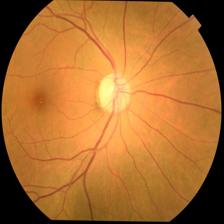
#> input picture EXP-10/dataset/test/glaucoma/Glaucoma1046.jpg, 224 x 224 px
$ python -i feature_extraction.py   (imports and definitions only)   (older library calls are emulated)
#> lines starting #> are read from the running program, lines starting #| are printed output that depends on the picture

import cv2
import numpy as np


def extract_features(img):
    # Input: normalized RGB image, shape (224, 224, 3)
    if img.shape != (224, 224, 3):
        raise ValueError(
            "Expected RGB image with shape (224, 224, 3)"
        )

    rgb = np.clip(img * 255, 0, 255).astype(np.uint8)
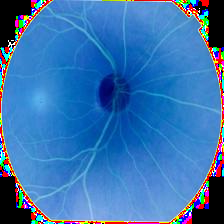
#> rgb: shape (224, 224, 3); mean R, G, B 57.5, 114.8, 175.2

    # 1. Color histograms: 32 bins x 3 channels = 96 features
    color_features = []

    for channel in range(3):
        hist = cv2.calcHist(
            [img.astype(np.float32)],
            [channel],
            None,
            [32],
            [0, 1]
        ).flatten()

        hist = hist / (hist.sum() + 1e-8)
        color_features.extend(hist)
#> after the loop, color_features = 96 values, max 1 at index 0, min 0 at index 1, mean 0.0312

    # Convert to grayscale
    gray = cv2.cvtColor(rgb, cv2.COLOR_RGB2GRAY)
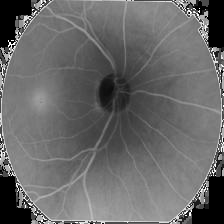
#> gray: shape (224, 224); min 0, max 255, mean 104.5

    # Sobel gradients
    gx = cv2.Sobel(
        gray, cv2.CV_32F, 1, 0, ksize=3
    )
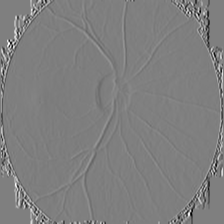
#> gx: shape (224, 224) float32; min -1012, max 1017, mean 0; drawn with min black and max white
    gy = cv2.Sobel(
        gray, cv2.CV_32F, 0, 1, ksize=3
    )
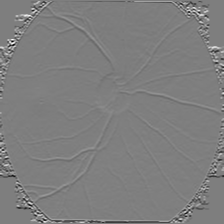
#> gy: shape (224, 224) float32; min -1007, max 1018, mean -0.9; drawn with min black and max white

    magnitude = np.sqrt(gx ** 2 + gy ** 2)
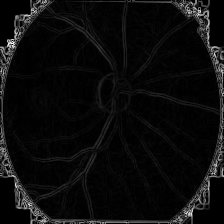
#> magnitude: shape (224, 224) float32; min 0, max 1135.9, mean 56; drawn with min black and max white

    # 2. Gradient magnitude histogram: 14 features
    mag_hist, _ = np.histogram(
        magnitude,
        bins=14,
        range=(0, 1443)
    )
#> mag_hist = [43872, 2405, 1450, 935, 656, 450, 232, 104, 41, 23, 6, 2, 0, 0]
    mag_hist = mag_hist.astype(np.float32)
    mag_hist /= mag_hist.sum() + 1e-8
#> mag_hist = [0.874, 0.0479, 0.0289, 0.0186, 0.0131, 0.00897, 0.00462, 0.00207, 0.000817, 0.000458, 0.00012, 3.99e-05, 0, 0]

    # 3. Gradient orientation histogram: 16 features
    angle = (
        np.degrees(np.arctan2(gy, gx)) + 360
    ) % 360
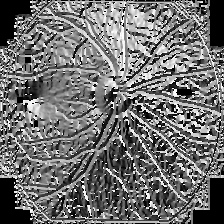
#> angle: shape (224, 224) float32; min 0, max 359.9, mean 159.2; drawn with min black and max white

    angle_hist, _ = np.histogram(
        angle,
        bins=16,
        range=(0, 360)
    )
#> angle_hist = [7364, 2673, 3366, 2510, 3375, 2311, 3513, 2828, 3867, 2388, 2920, 2255, 3049, 2094, 2981, 2682]
    angle_hist = angle_hist.astype(np.float32)
    angle_hist /= angle_hist.sum() + 1e-8
#> angle_hist = [0.147, 0.0533, 0.0671, 0.05, 0.0673, 0.0461, 0.07, 0.0564, 0.0771, 0.0476, 0.0582, 0.0449, 0.0608, 0.0417, 0.0594, 0.0535]

    # 4. Edge energy statistics: 2 features
    edge_mean = float(np.mean(magnitude)) / 1443.0
#> edge_mean = 0.0388
    edge_std = float(np.std(magnitude)) / 1443.0
#> edge_std = 0.0793

    features = np.concatenate([
        np.asarray(color_features, dtype=np.float32),
        mag_hist,
        angle_hist,
        np.array([edge_mean, edge_std], dtype=np.float32)
    ])
#> features = 128 values, max 1 at index 0, min 0 at index 1, mean 0.04

    assert features.shape == (128,)
    return features

>>> import cv2
>>> picture = cv2.cvtColor(cv2.imread('../../dataset/test/glaucoma/Glaucoma1046.jpg'), cv2.COLOR_BGR2RGB)
>>> result = extract_features(picture)
#> result has the same summary as features in extract_features

$ run again, on EXP-10/dataset/test/glaucoma/Glaucoma1074.jpg
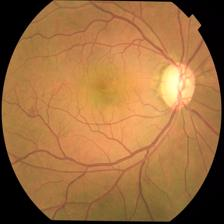
#> input picture EXP-10/dataset/test/glaucoma/Glaucoma1074.jpg, 224 x 224 px
#> after the loop in extract_features, `for channel in range(3):`: color_features = 96 values, max 1 at index 0, min 0 at index 1, mean 0.0312
#> in extract_features, `magnitude = np.sqrt(gx ** 2 + gy ** 2)`:
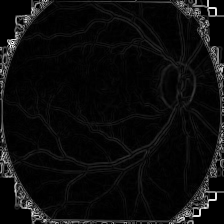
#> magnitude: shape (224, 224) float32; min 0, max 1136.4, mean 60.3; drawn with min black and max white
#> in extract_features, `mag_hist, _ = np.histogram( magnitude, bins=14, range=(0, 1443) )`: mag_hist = [43843, 2362, 1445, 812, 672, 505, 234, 118, 69, 99, 16, 1, 0, 0]
#> in extract_features, `mag_hist /= mag_hist.sum() + 1e-8`: mag_hist = [0.874, 0.0471, 0.0288, 0.0162, 0.0134, 0.0101, 0.00466, 0.00235, 0.00138, 0.00197, 0.000319, 1.99e-05, 0, 0]
#> in extract_features, `angle = ( np.degrees(np.arctan2(gy, gx)) + 360 ) % 360`:
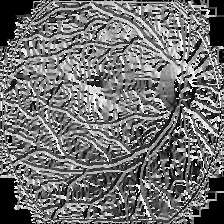
#> angle: shape (224, 224) float32; min 0, max 359.9, mean 161.4; drawn with min black and max white
#> in extract_features, `angle_hist, _ = np.histogram( angle, bins=16, range=(0, 360) )`: angle_hist = [7121, 2391, 3110, 2719, 3724, 2421, 3357, 2827, 3669, 2301, 3014, 2457, 3246, 2214, 2911, 2694]
#> in extract_features, `angle_hist /= angle_hist.sum() + 1e-8`: angle_hist = [0.142, 0.0477, 0.062, 0.0542, 0.0742, 0.0483, 0.0669, 0.0563, 0.0731, 0.0459, 0.0601, 0.049, 0.0647, 0.0441, 0.058, 0.0537]
#> edge_mean = 0.0418
#> edge_std = 0.0857
#> features = 128 values, max 1 at index 0, min 0 at index 1, mean 0.0401
#> result has the same summary as features in extract_features

$ run again, on EXP-10/dataset/test/glaucoma/Glaucoma1082.jpg
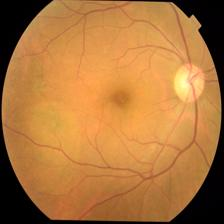
#> input picture EXP-10/dataset/test/glaucoma/Glaucoma1082.jpg, 224 x 224 px
#> after the loop in extract_features, `for channel in range(3):`: color_features = 96 values, max 1 at index 0, min 0 at index 1, mean 0.0312
#> in extract_features, `magnitude = np.sqrt(gx ** 2 + gy ** 2)`:
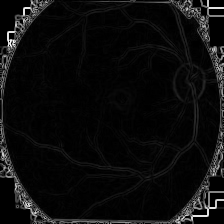
#> magnitude: shape (224, 224) float32; min 0, max 1139.5, mean 58.1; drawn with min black and max white
#> in extract_features, `mag_hist, _ = np.histogram( magnitude, bins=14, range=(0, 1443) )`: mag_hist = [44276, 1728, 1351, 938, 727, 513, 249, 131, 93, 150, 18, 2, 0, 0]
#> in extract_features, `mag_hist /= mag_hist.sum() + 1e-8`: mag_hist = [0.882, 0.0344, 0.0269, 0.0187, 0.0145, 0.0102, 0.00496, 0.00261, 0.00185, 0.00299, 0.000359, 3.99e-05, 0, 0]
#> in extract_features, `angle = ( np.degrees(np.arctan2(gy, gx)) + 360 ) % 360`:
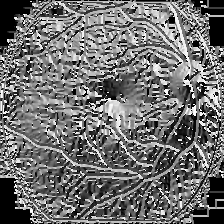
#> angle: shape (224, 224) float32; min 0, max 359.9, mean 158; drawn with min black and max white
#> in extract_features, `angle_hist, _ = np.histogram( angle, bins=16, range=(0, 360) )`: angle_hist = [7122, 2362, 3478, 2678, 3883, 2514, 3556, 2706, 3650, 2238, 3136, 2455, 3199, 1924, 2873, 2402]
#> in extract_features, `angle_hist /= angle_hist.sum() + 1e-8`: angle_hist = [0.142, 0.0471, 0.0693, 0.0534, 0.0774, 0.0501, 0.0709, 0.0539, 0.0727, 0.0446, 0.0625, 0.0489, 0.0638, 0.0383, 0.0573, 0.0479]
#> edge_mean = 0.0403
#> edge_std = 0.0913
#> features = 128 values, max 1 at index 0, min 0 at index 1, mean 0.0401
#> result has the same summary as features in extract_features
